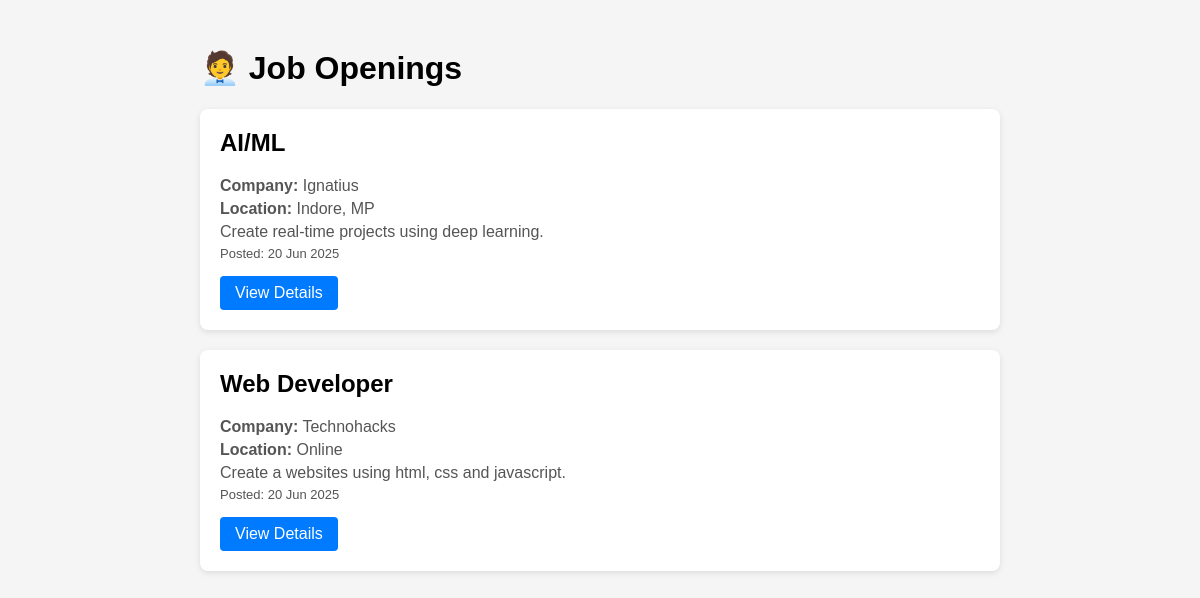
The page / on the database its author committed.
### jobs/models.py (models this page shows, shortened)
class Job(models.Model):
    title = models.CharField(max_length=200)
    description = models.TextField()
    company = models.CharField(max_length=100)
    location = models.CharField(max_length=100)
    job_type = models.CharField(max_length=50, choices=[('Full Time', 'Full Time'), ('Part Time', 'Part Time'), ('Internship', 'Internship')])
    posted_at = models.DateTimeField(auto_now_add=True)

### jobs/views.py (the view)
# urls.py: path('', views.job_list, name='job_list'),
def job_list(request):
    jobs = Job.objects.all().order_by('-posted_at')
    return render(request, 'jobs/job_list.html', {'jobs': jobs})

### jobs/templates/jobs/job_list.html (shortened to what this page needs)
<!DOCTYPE html>
<html>
<head>
</head>
<body>
    <div class="container">
        <h1>🧑‍💼 Job Openings</h1>
        {% for job in jobs %}
        <div class="job-card">
            <h2>{{ job.title }}</h2>
            <p><strong>Company:</strong> {{ job.company }}</p>
            <p><strong>Location:</strong> {{ job.location }}</p>
            <p>{{ job.description|truncatewords:30 }}</p>
            <p class="meta">Posted: {{ job.posted_at|date:"d M Y" }}</p>
            <a href="{% url 'job_detail' job.id %}" class="btn">View Details</a>
        </div>
        {% empty %}
        <p>No jobs available right now.</p>
        {% endfor %}
    </div>
</body>
</html>

### jobs/templates/jobs/job_list.html (style rules this page uses)
body { font-family: Arial; background: #f5f5f5; padding: 20px; }
.container { max-width: 800px; margin: auto; }
.job-card { background: white; padding: 20px; margin-bottom: 20px; border-radius: 8px; box-shadow: 0 2px 6px rgba(0,0,0,0.1); }
.job-card h2 { margin-top: 0; }
.job-card p { margin: 5px 0; color: #555; }
.meta { font-size: 13px; color: #999; }
a.btn { display: inline-block; margin-top: 10px; padding: 8px 15px; background: #007bff; color: white; text-decoration: none; border-radius: 4px; }

### rows shown on the page
Job: title "AI/ML", company "Ignatius", location "Indore, MP", description "Create real-time projects using deep learning.", posted_at "20 Jun 2025"
Job: title "Web Developer", company "Technohacks", location "Online", description "Create a websites using html, css and javascript.", posted_at "20 Jun 2025"
